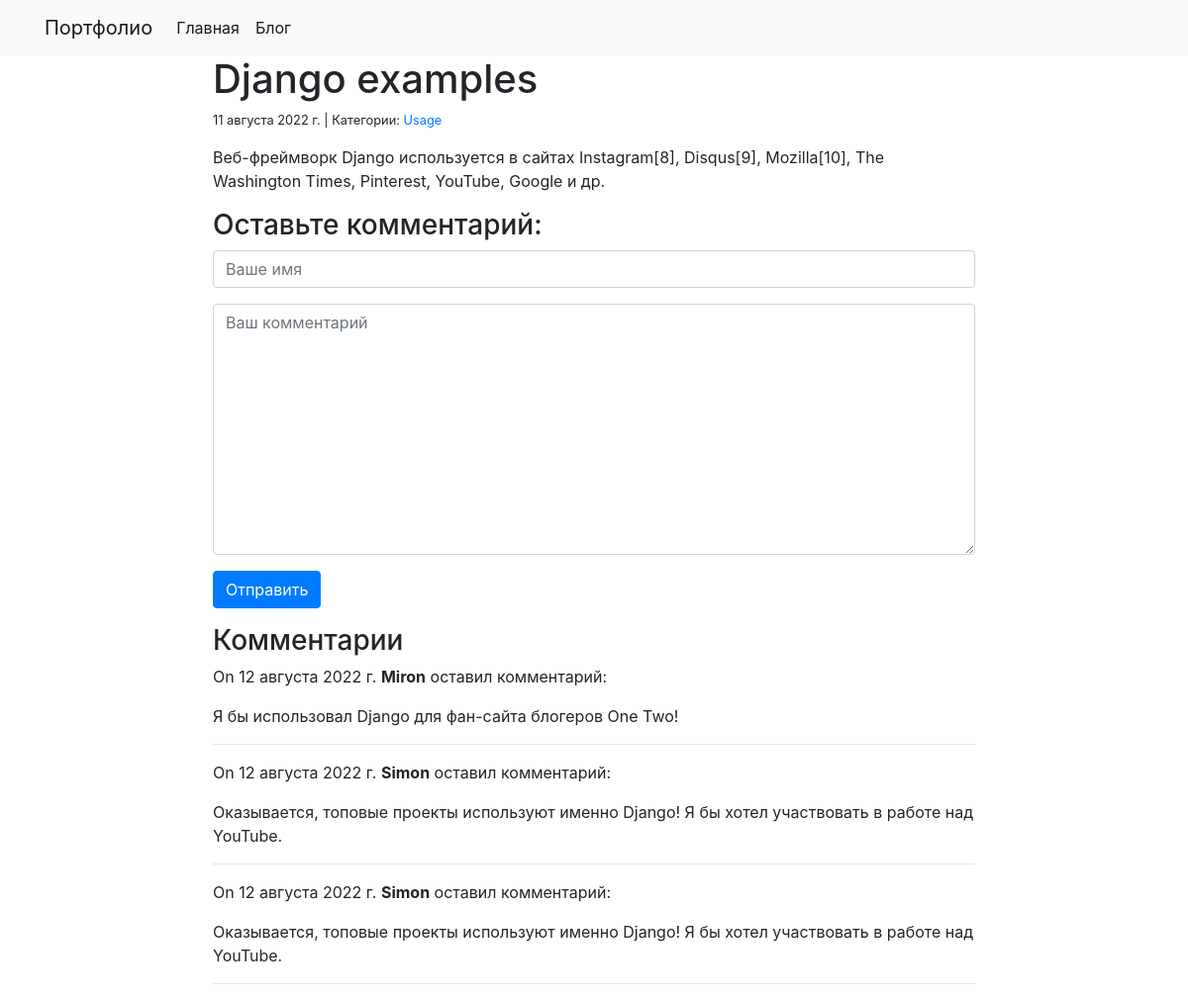
The app's page /blog/2/ with its own data.
### blog/models.py (models this page shows)
class Post(models.Model):
    title = models.CharField(max_length=250)
    body = models.TextField()
    created_on = models.DateTimeField(auto_now_add=True)
    last_modified = models.DateTimeField(auto_now=True)
    categories = models.ManyToManyField("Category", related_name="posts")

class Category(models.Model):
    name = models.CharField(max_length=30)

class Comment(models.Model):
    author = models.CharField(max_length=60)
    body = models.TextField()
    created_on = models.DateTimeField(auto_now_add=True)
    post = models.ForeignKey("Post", on_delete=models.CASCADE)

### blog/views.py (the view, shortened to what this page needs)
# urls.py: path('<int:pk>/', views.blog_detail, name='blog_detail'),
def blog_detail(request, pk):
    post = Post.objects.get(pk=pk)
    form = CommentForm()
    comments = Comment.objects.filter(post=post)
    context = {
        'post': post,
        'comments': comments,
        'form': form
    }
    return render(request, 'blog_detail.html', context)

### blog/forms.py
class CommentForm(forms.Form):
    author = forms.CharField(
        max_length=60,
        widget=forms.TextInput(attrs={
           'class': 'form-control',
           'placeholder': 'Ваше имя'
        })
    )
    body = forms.CharField(
        widget=forms.Textarea(attrs={
            'class': 'form-control',
            'placeholder': 'Ваш комментарий'
        })
    )

### blog/templates/blog_detail.html (shortened to what this page needs)
{% extends "base.html" %}
{% block page_content %}
<div class="col-md-8 offset-md-2">
  <h1>{{ post.title }}</h1>
  <small>
      {{ post.created_on.date }} |
      Категории:
      {% for category in post.categories.all %}
      <a href="{% url 'blog_category' category.name %}">
          {{ category.name }}
      </a>
      {% endfor %}
  </small>
  <p>{{ post.body | linebreaks }}</p>
<h3>Оставьте комментарий:</h3>
    <form action = '/blog/{{post.pk}}/' method="post">
        <div class = 'form-group'>
            {{ form.author }}
        </div>
        <div class = 'form-group'>
            {{ form.body }}
        </div>
        <button type = 'submit' class = 'btn btn-primary'>Отправить</button>
    </form>
    <h3>Комментарии</h3>
{% for comment in comments %}
    <p>
        On {{comment.created_on.date}}
        <b>{{ comment.author }}</b> оставил комментарий:
    </p>
    <p>{{ comment.body }}</p>
    <hr>
{% endfor %}
</div>
{% endblock %}

### records on screen
Post: title "Django examples", created_on "11 августа 2022 г.", body "Веб-фреймворк Django используется в сайтах Instagram[8], Disqus[9], Mozilla[10], The Washington Times, Pinterest, YouTube, Google и др."
Category: name "Usage"
Comment: created_on "12 августа 2022 г.", author "Miron", body "Я бы использовал Django для фан-сайта блогеров One Two!"
Comment: created_on "12 августа 2022 г.", author "Simon", body "Оказывается, топовые проекты используют именно Django! Я бы хотел участвовать в работе над YouTube."
Comment: created_on "12 августа 2022 г.", author "Simon", body "Оказывается, топовые проекты используют именно Django! Я бы хотел участвовать в работе над YouTube."
